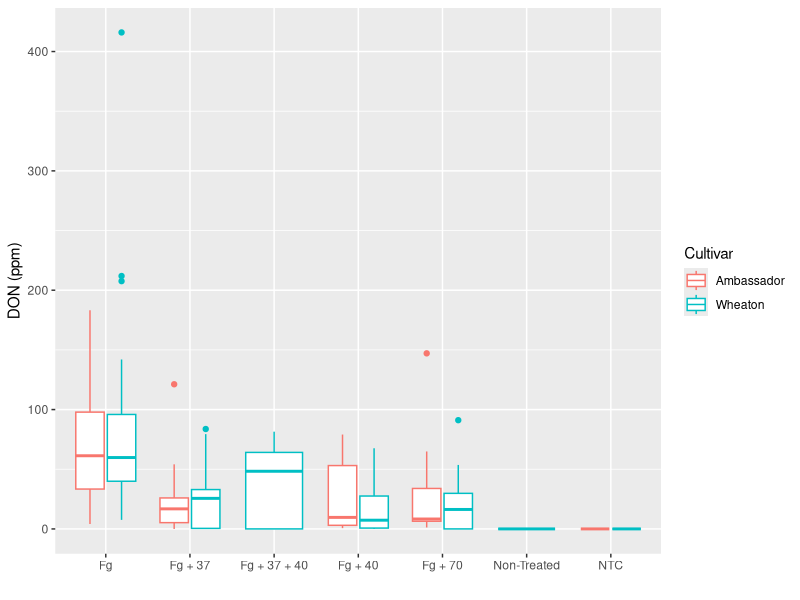
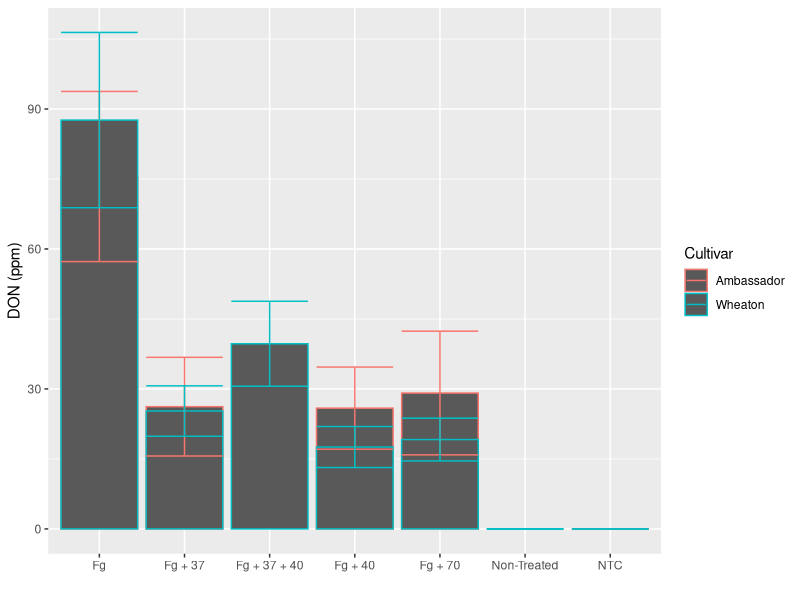
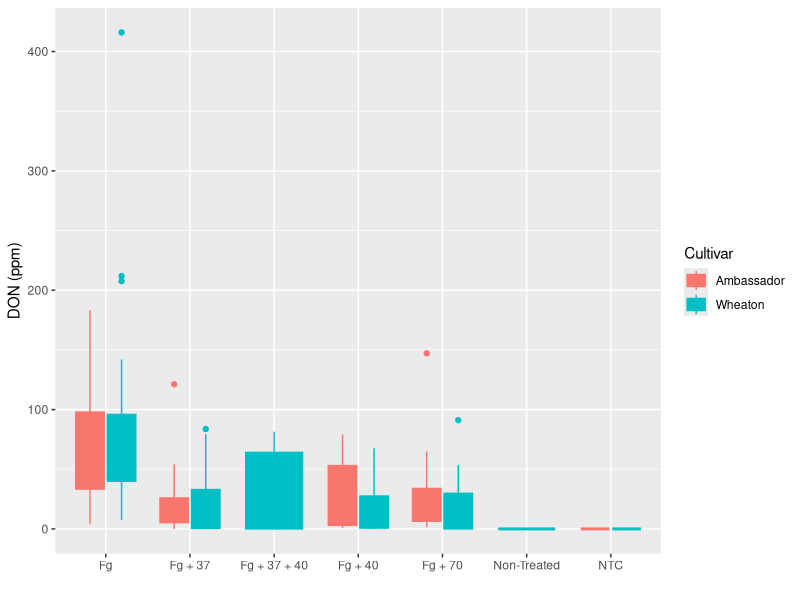
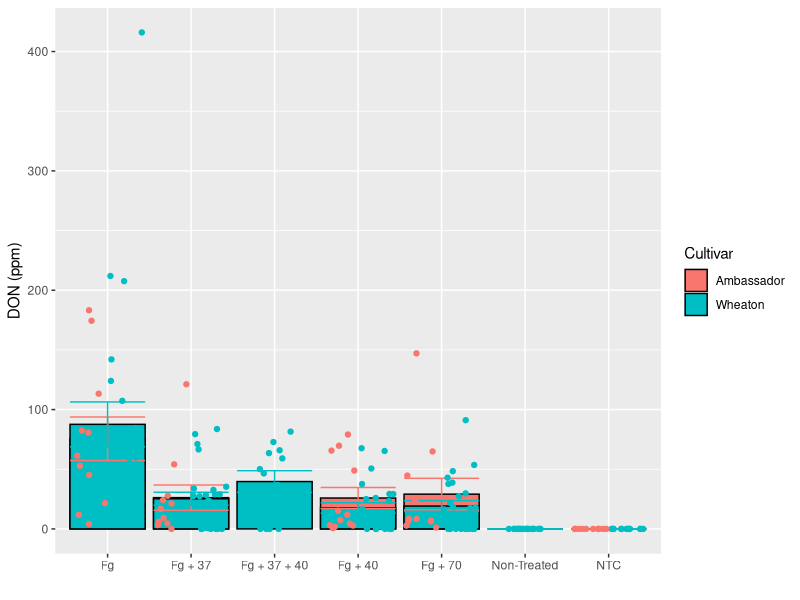
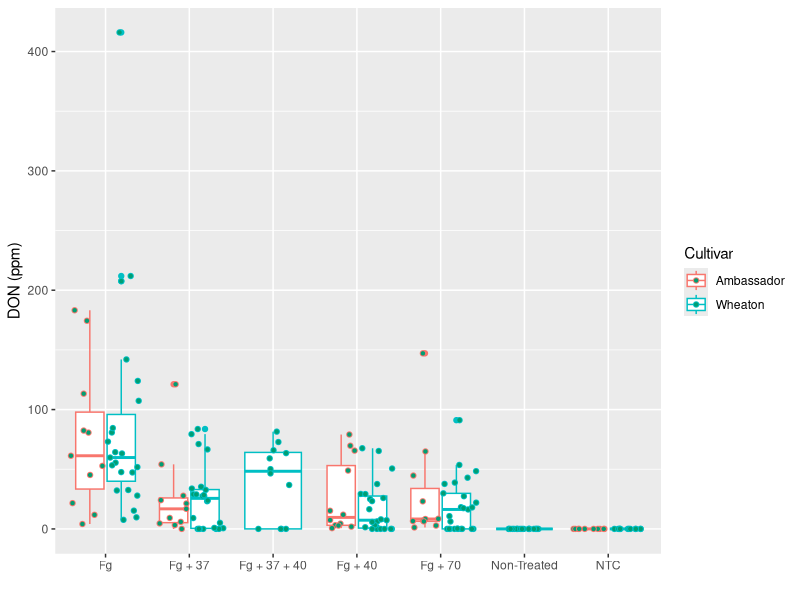
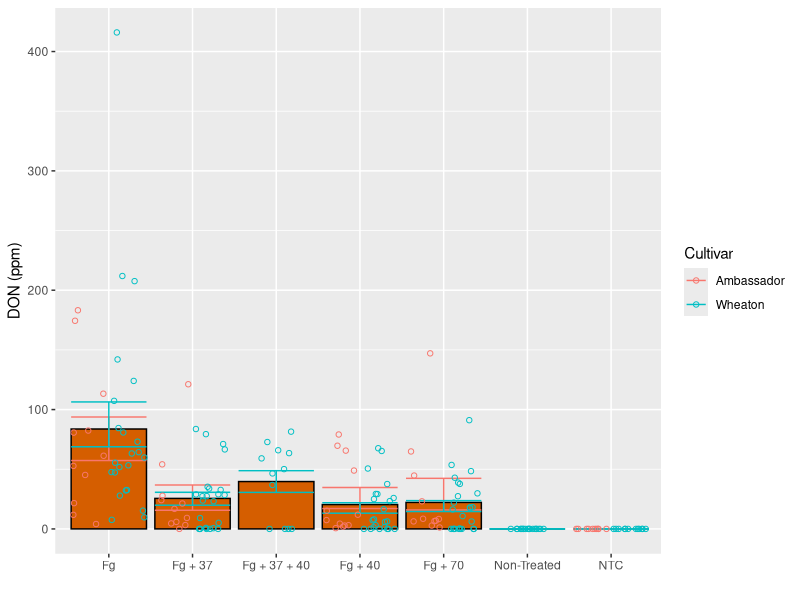
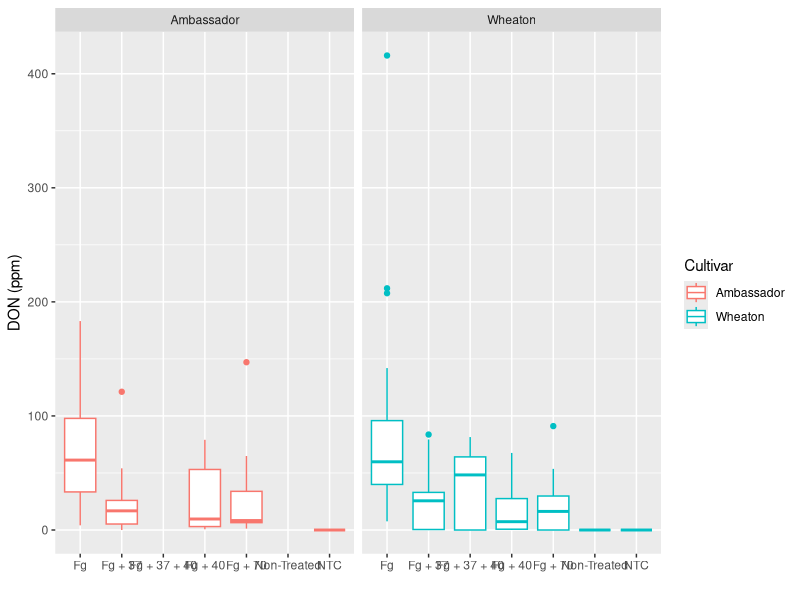
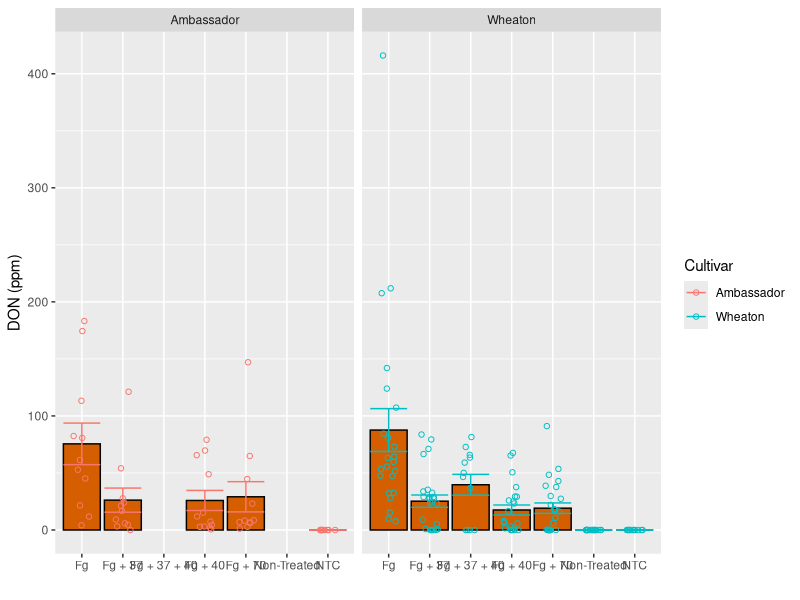

Recreate these plots in R, in order.
##Question 2 ##

library(ggplot2)

DON <- read.csv("MycotoxinData.csv", na.strings = "na")

ggplot(DON, aes(x = Treatment, y = DON, color = Cultivar)) +
  geom_boxplot() +
  xlab("") +
  ylab("DON (ppm)")

##Question 3 ##

ggplot(DON, aes(x = Treatment, y = DON, color = Cultivar)) +
  stat_summary(fun=mean,geom = "bar") +
  stat_summary(fun.data = mean_se, geom = "errorbar") +
  xlab("") +
  ylab("DON (ppm)")

## Question 4 ##

#Boxplot#
ggplot(DON, aes(x = Treatment, y = DON, color = Cultivar, fill = Cultivar)) +
  geom_boxplot() +
  xlab("") +
  ylab("DON (ppm)")
  geom_point(position = position_jitterdodge(dodge.width = 0.9), shape = 21, color = "black") #solve some of the overlaping layers

#Barchart#
ggplot(DON, aes(x = Treatment, y = DON, color = Cultivar, fill = Cultivar)) +
  stat_summary(fun=mean,geom = "bar", color = "black") +
  stat_summary(fun.data = mean_se, geom = "errorbar") +
  xlab("") +
  ylab("DON (ppm)") +
  geom_point(position = position_jitterdodge(dodge.width = 0.9), shape = 21) #solve some of the overlaping layers

##Question 5 ##

cbbPalette <- c("#000000", "#E69F00", "#56B4E9", "#009E73", "#F0E442", "#0072B2", "#D55E00", "#CC79A7")

ggplot(DON, aes(x = Treatment, y = DON, color = Cultivar)) +
  geom_boxplot() +
  xlab("") +
  ylab("DON (ppm)") +
  geom_point(position = position_jitterdodge(dodge.width = 0.9), shape = 21, fill = "#009E73") 

#Barchart#
ggplot(DON, aes(x = Treatment, y = DON, color = Cultivar)) +
  stat_summary(fun=mean,geom = "bar", color = "black", fill = "#D55E00") +
  stat_summary(fun.data = mean_se, geom = "errorbar") +
  xlab("") +
  ylab("DON (ppm)") +
  geom_point(position = position_jitterdodge(dodge.width = 0.9), shape = 21)
  
##Question 6 ##

ggplot(DON, aes(x = Treatment, y = DON, color = Cultivar)) +
  geom_boxplot() +
  xlab("") +
  ylab("DON (ppm)") +
  facet_wrap("Cultivar")
geom_point(position = position_jitterdodge(dodge.width = 0.9), shape = 21, fill = "#009E73")

#Barchart#
ggplot(DON, aes(x = Treatment, y = DON, color = Cultivar)) +
  stat_summary(fun=mean,geom = "bar", color = "black", fill = "#D55E00") +
  stat_summary(fun.data = mean_se, geom = "errorbar") +
  xlab("") +
  ylab("DON (ppm)") +
  facet_wrap("Cultivar") +
  geom_point(position = position_jitterdodge(dodge.width = 0.9), shape = 21) #solve some of the overlaping layers

##Question 7 ##

ggplot(DON, aes(x = Treatment, y = DON, color = Cultivar)) +
  geom_boxplot() +
  xlab("") +
  ylab("DON (ppm)") +
  facet_wrap("Cultivar") +
  geom_point(position = position_jitterdodge(dodge.width = 0.9), shape = 21, fill = "#009E73", alpha = 0.5)

#Barchart#
ggplot(DON, aes(x = Treatment, y = DON, color = Cultivar)) +
  stat_summary(fun=mean,geom = "bar", color = "black", fill = "#D55E00") +
  stat_summary(fun.data = mean_se, geom = "errorbar") +
  xlab("") +
  ylab("DON (ppm)") +
  facet_wrap("Cultivar") +
  geom_point(position = position_jitterdodge(dodge.width = 0.9), shape = 21, alpha = 0.5) 

## Question 8 ##

ggplot(DON, aes(x = Treatment, y = DON, fill = Cultivar)) +
  geom_dotplot(binaxis = "y", stackdir = "center", binposition = "all") +
  xlab("") +
  ylab("DON (ppm)") +
  facet_wrap("Cultivar") +
theme(axis.text.x = element_text(angle = 45, hjust = 1))

# We choose the dotplot because is useful because it allows a visualization of individual data points but preserv the overall distribution. 

